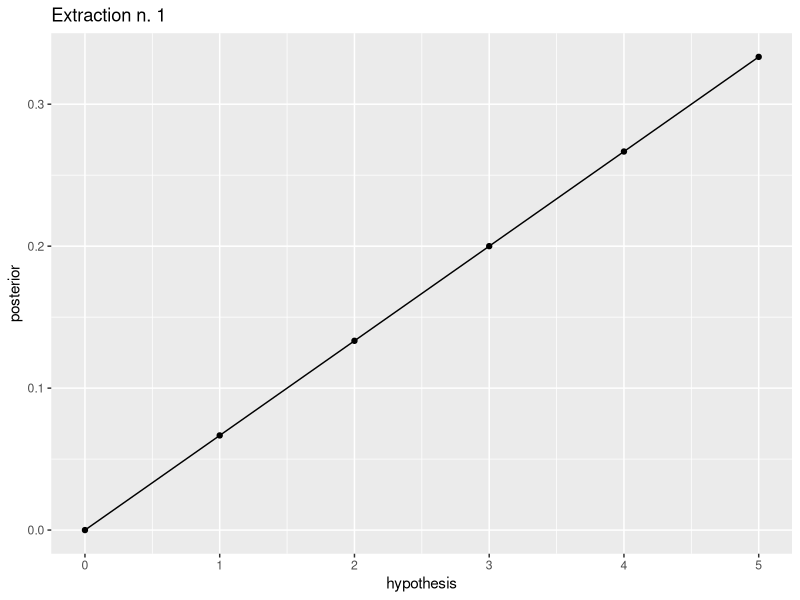
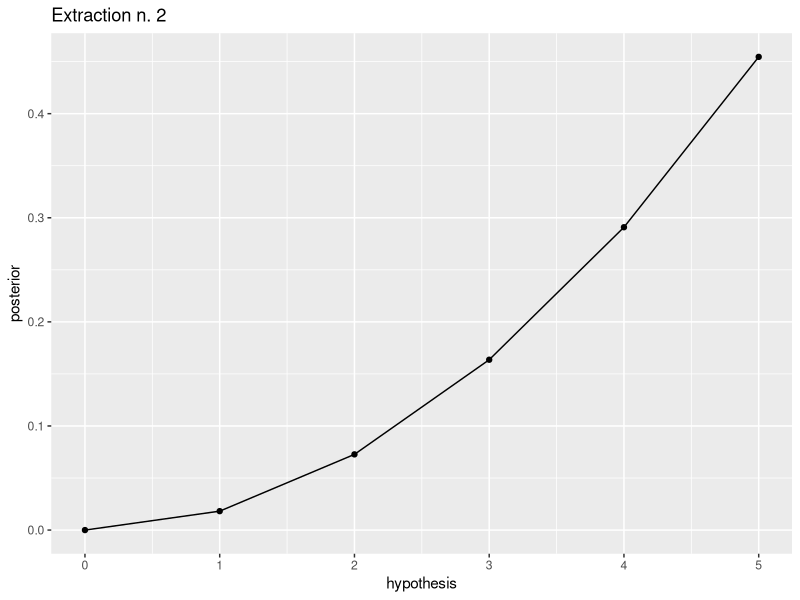
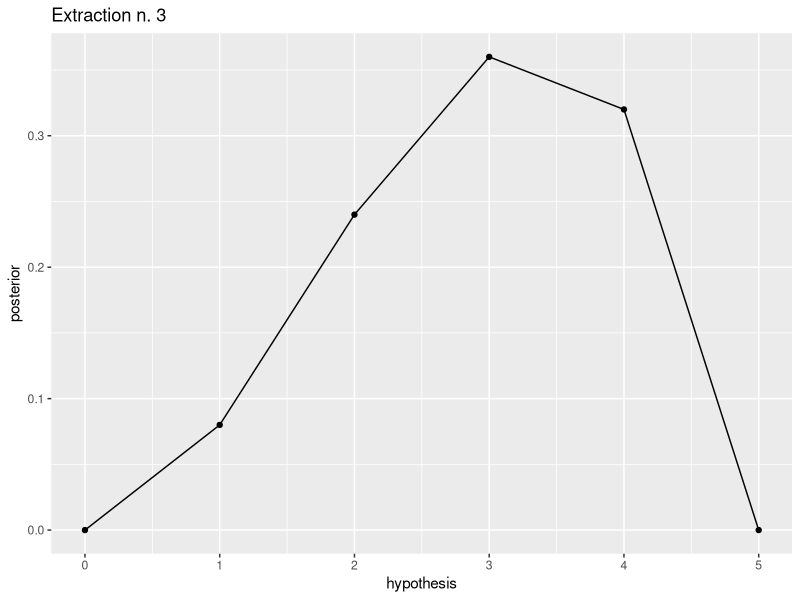
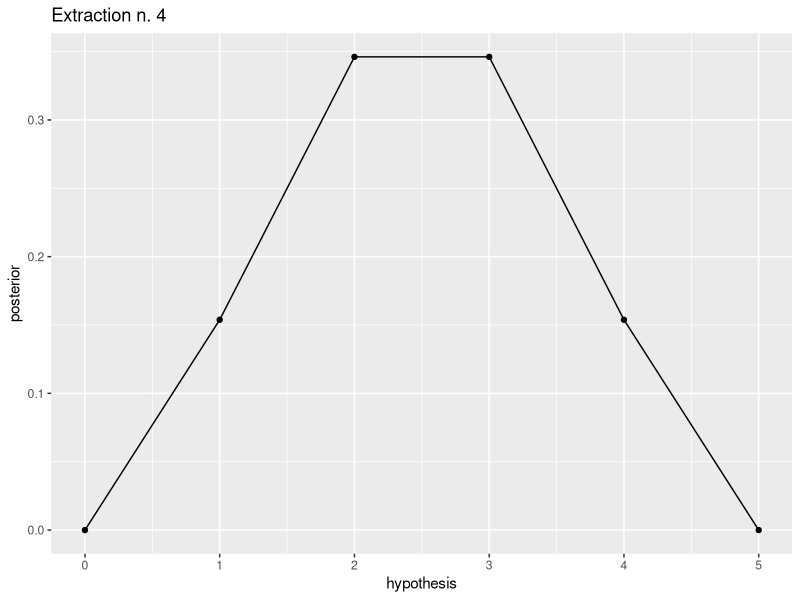
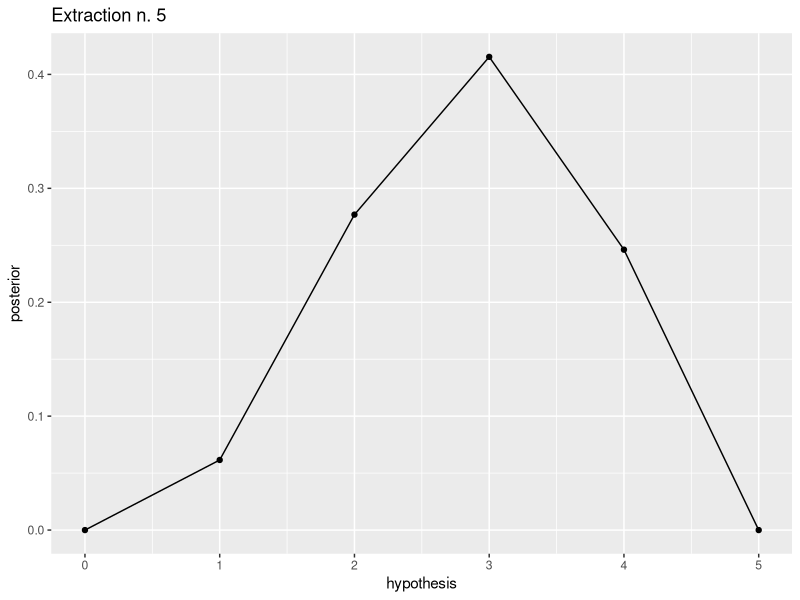
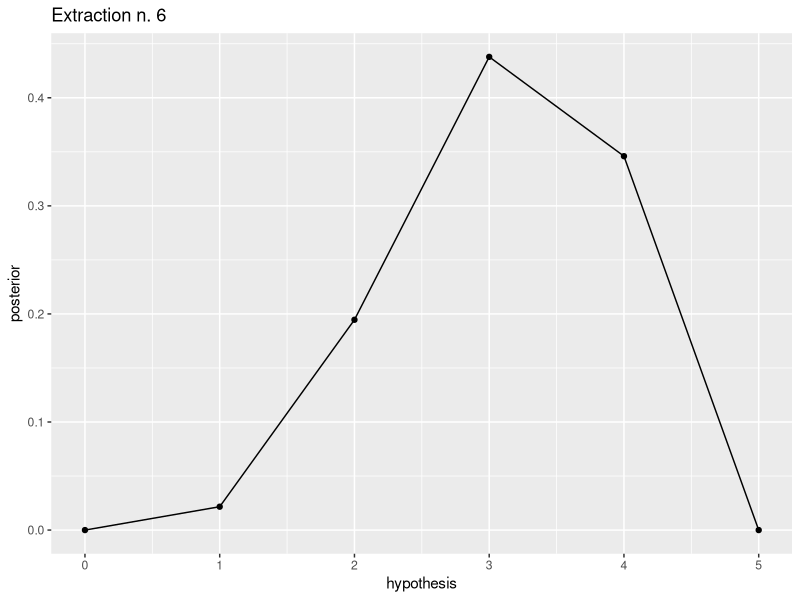
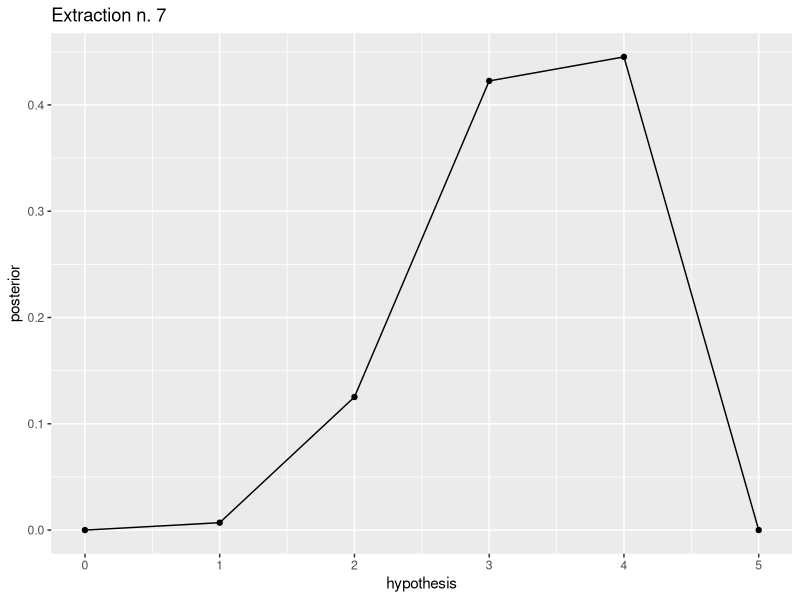
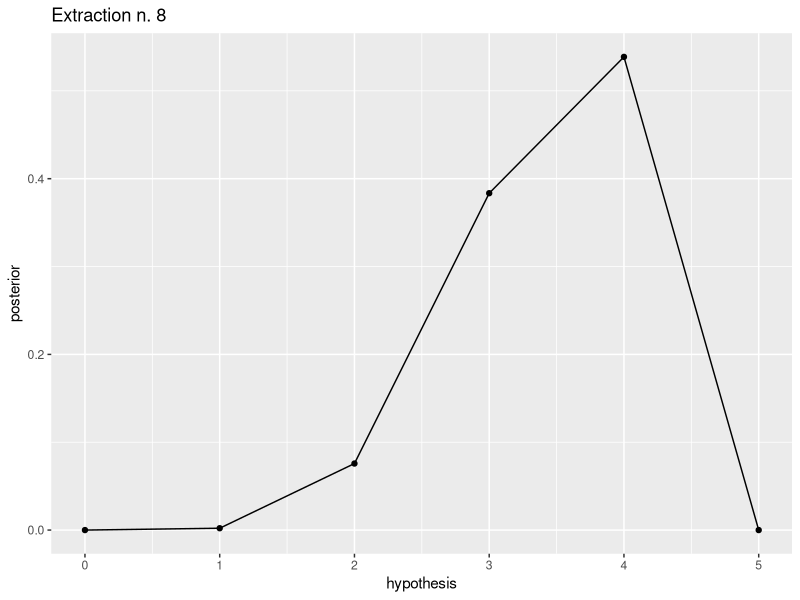

Write R code to recreate these figures, in order.
# Marco Giunta, exercise 2 implemented properly

library(tidyverse)

compute.posterior <- function(prior, data) { # B.T.
    likelihood <- abs(data - 0:5/5)
    likelihood.times.prior <- likelihood*prior
    evidence <- sum(likelihood.times.prior)
    posterior <- likelihood.times.prior/evidence
    return (posterior)
}

get.user.input <- function() {
    input <- readline(prompt = 'enter extracted color ("w" or "b") or "stop" ')
    if (input == "w") x <- 0
    else {
        if (input == "b") x <- 1
        else x <- NA
    }
    if (input == "stop") proceed <- FALSE
    else proceed <- TRUE
    
    return (c(x, proceed))
}

plot.posterior <- function(posterior, index) {
    df.ggplot <- data.frame(0:5, posterior)
    names(df.ggplot) <- c("hypothesis", "posterior")
    ggplot(data = df.ggplot, aes(x = hypothesis, y = posterior)) + geom_point() + geom_line() + ggtitle(sprintf("Extraction n. %d", index))
}

# Simulation
set.seed(1234)

n.white <- sample(0:5)[1]
print(sprintf("The unknown box contains %d white balls and %d black balls (hypothesis H%d)", n.white, (5-n.white), n.white))
box <- c(rep(0, times = n.white), rep(1, times = 5-n.white))
rbox <- function(box) sample(box)[1]
colors.array <- c("white", "black")

prior <- rep(1, times = 6)/6
df <- data.frame(matrix(0, nrow = 1, ncol = 6))
for (i in 0:5) names(df)[i+1] <- sprintf("H%d",i) 
df[1,] <- prior

verbose <- FALSE #TRUE

n.draws <- 10
print(sprintf("Simulating %d draws", n.draws))
if (verbose) {
    print("prior:")
    print(prior)
} 

extracted.colors.history <- c(NA)

for (i in 1:10) {
    extracted.color <- rbox(box)
    extracted.colors.history[i+1] <- extracted.color
    print(sprintf("%s ball extracted", colors.array[extracted.color+1]))
    
    prior <- unlist(tail(df, 1)) # running prior
    posterior <- compute.posterior(prior, data = extracted.color)
    df[length(unlist(df[1]))+1,] <- posterior
    
    print(plot.posterior(posterior, i))
    
    if (verbose) {
        print("running posterior:")
        print(posterior)
    }

    Sys.sleep(1.5) # we wait 1.5 seconds to have enough time to appreciate each plot
}

event.col <- rep(NA, times = length(extracted.colors.history))
event.col[extracted.colors.history == 1] = "B"
event.col[extracted.colors.history == 0] = "W"

print("Inference history:")
print(cbind(E = event.col, df))

plot.posterior(posterior, n.draws)